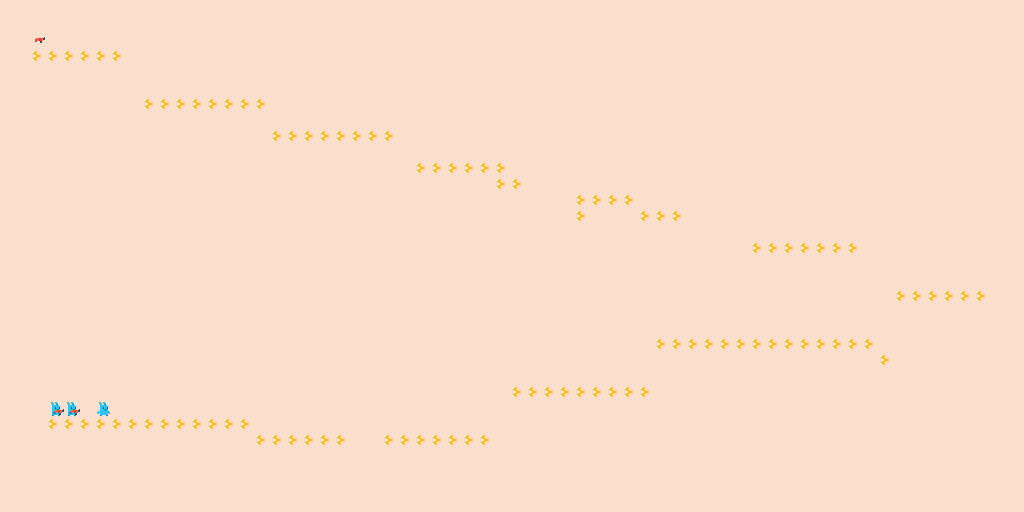

Tiled map render using the project's own tile images. Description and the map definition, with tile-layer contents summarised, below:
An orthogonal 64x32 tile map with 16x16 px tiles, 4 tile layers (base, finish, entities, obstacle).

<map version="1.9" tiledversion="1.9.2" orientation="orthogonal" renderorder="right-down" width="64" height="32" tilewidth="16" tileheight="16" infinite="0" nextlayerid="5" nextobjectid="1">
 <editorsettings>
  <export target="level7/map7.csv" format="csv" />
 </editorsettings>
 <tileset firstgid="1" source="tilemap_packed.tsx" />
 <layer id="2" name="base" width="64" height="32">
  <data>[2048 cells, 2048 non-empty, 1 distinct tile ids]</data>
 </layer>
 <layer id="3" name="finish" width="64" height="32">
  <data>[2048 cells, 1 non-empty, 1 distinct tile ids]</data>
 </layer>
 <layer id="4" name="entities" width="64" height="32">
  <data>[2048 cells, 3 non-empty, 2 distinct tile ids]</data>
 </layer>
 <layer id="1" name="obstacle" width="64" height="32">
  <data>[2048 cells, 101 non-empty, 1 distinct tile ids]</data>
 </layer>
</map>
